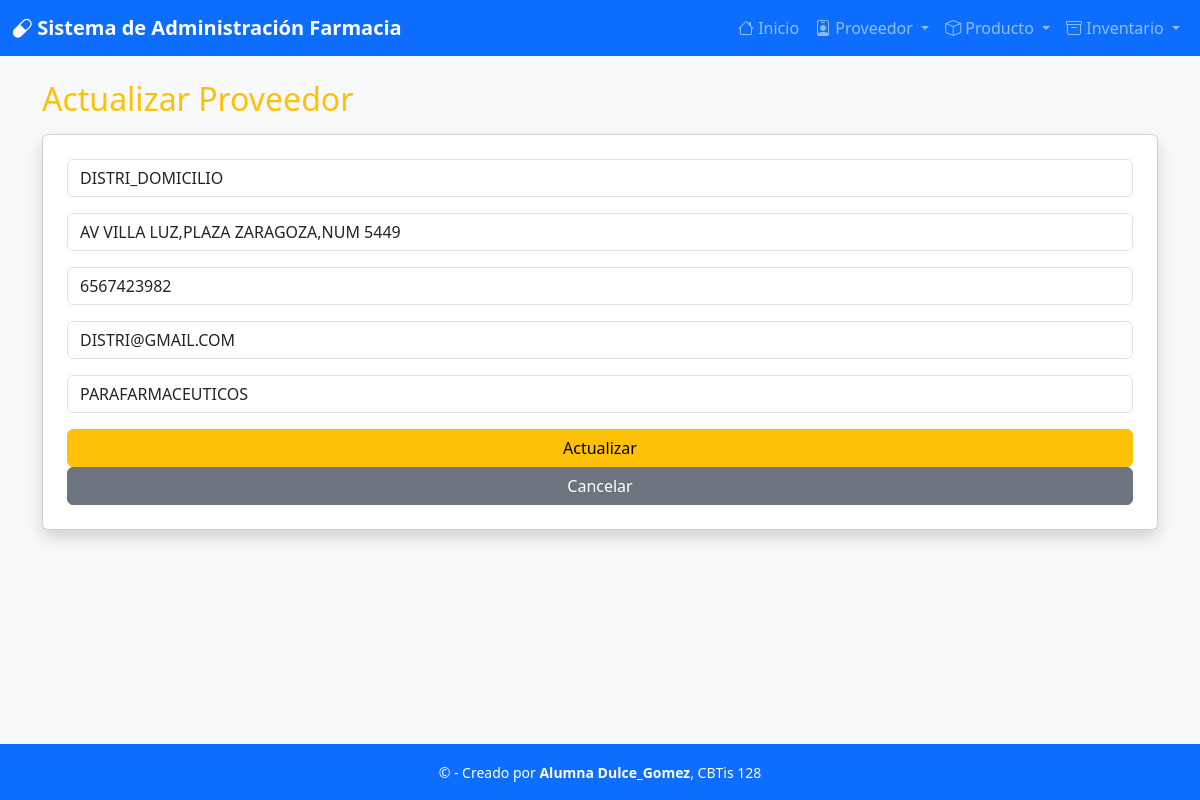
The page /proveedor/editar/2/ on the database its author committed.
### app_Farmacia/models.py (models this page shows, shortened)
class Proveedor(models.Model):
    nombre = models.CharField(max_length=100)
    direccion = models.CharField(max_length=200)
    telefono = models.CharField(max_length=15)
    correo_electronico = models.EmailField(max_length=100)
    tipo_producto = models.CharField(max_length=50)

### app_Farmacia/views.py (the view)
# urls.py: path('proveedor/editar/<int:id>/', views.actualizar_proveedor, name='actualizar_proveedor'),
def actualizar_proveedor(request, id):
    proveedor = get_object_or_404(Proveedor, id=id)
    return render(request, 'proveedor/actualizar_proveedor.html', {'proveedor': proveedor})

### app_Farmacia/templates/proveedor/actualizar_proveedor.html (shortened to what this page needs)
{% extends 'base.html' %}
{% block contenido %}
<h2 class="text-warning mb-3">Actualizar Proveedor</h2>
<form method="POST" class="card p-4 shadow">
    <input type="text" name="nombre" value="{{ proveedor.nombre }}" class="form-control mb-3" placeholder="Nombre">
    <input type="text" name="direccion" value="{{ proveedor.direccion }}" class="form-control mb-3" placeholder="Dirección">
    <input type="text" name="telefono" value="{{ proveedor.telefono }}" class="form-control mb-3" placeholder="Teléfono">
    <input type="email" name="correo" value="{{ proveedor.correo_electronico }}" class="form-control mb-3" placeholder="Correo electrónico">
    <input type="text" name="tipo_producto" value="{{ proveedor.tipo_producto }}" class="form-control mb-3" placeholder="Tipo de producto">
    <button class="btn btn-warning">Actualizar</button>
    <a href="{% url 'ver_proveedor' %}" class="btn btn-secondary">Cancelar</a>
</form>
{% endblock %}

### rows shown on the page
Proveedor: nombre "DISTRI_DOMICILIO", direccion "AV VILLA LUZ,PLAZA ZARAGOZA,NUM 5449", telefono "6567423982", correo "DISTRI@GMAIL.COM", tipo_producto "PARAFARMACEUTICOS"
